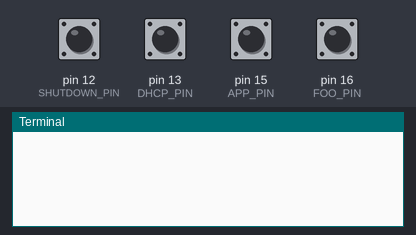
This program was run on a simulated Raspberry Pi (header pin numbers). On the bench: the last lines printed to the terminal. Inputs (shaded band) come from the test bench; at power-on: pin 12 (SHUTDOWN_PIN), pin 13 (DHCP_PIN), pin 15 (APP_PIN), pin 16 (FOO_PIN) HIGH. The clock reads 2024-03-15 10:24:30 at power-on unless the program sets it.

Above: at 1.2 s.
1.3 s: pin 12 (SHUTDOWN_PIN) pulled LOW for 0.15 s
At 2.4 s:
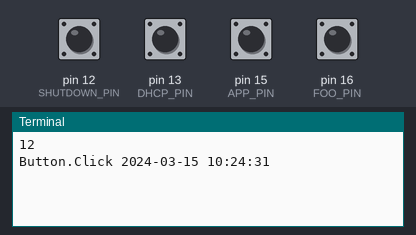
2.9 s: pin 13 (DHCP_PIN) pulled LOW for 0.15 s
At 3.6 s:
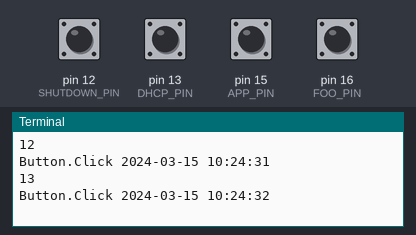
4.5 s: pin 15 (APP_PIN) pulled LOW for 0.15 s
At 4.9 s:
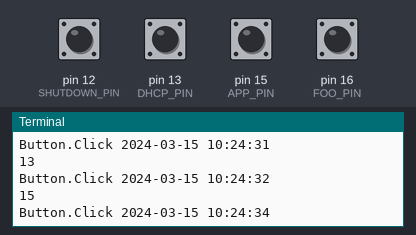
6.1 s: pin 16 (FOO_PIN) pulled LOW for 0.15 s
At 7.3 s:
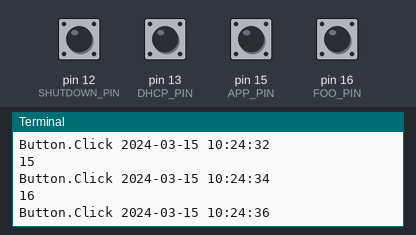
7.7 s: pin 12 (SHUTDOWN_PIN) pulled LOW for 1 s
At 8.5 s:
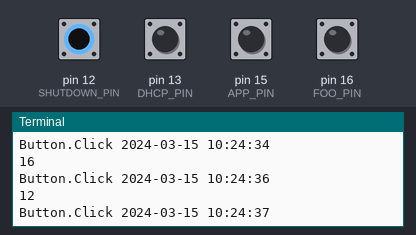
10.2 s: pin 13 (DHCP_PIN) pulled LOW for 1 s
At 11.6 s:
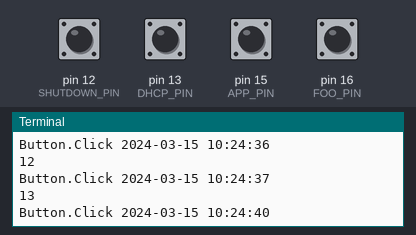
Timing chart, 0 to 13.2 s (numbered marks = the images above; inputs shaded):
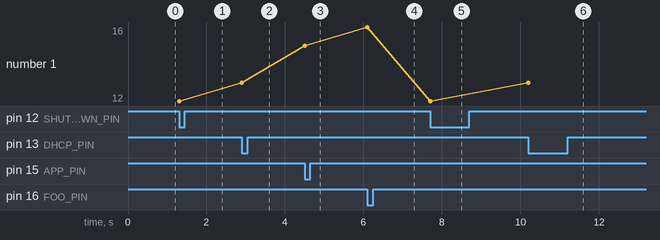

The program:

shortcut.py
```python
import RPi.GPIO as GPIO
import time
import subprocess
import os

GPIO.setmode(GPIO.BOARD)
FOO_PIN = 16
APP_PIN = 15
DHCP_PIN = 13
SHUTDOWN_PIN = 12
BOUNCE_TIME = 400
GPIO.setup(FOO_PIN, GPIO.IN, pull_up_down=GPIO.PUD_UP)
GPIO.setup(APP_PIN, GPIO.IN, pull_up_down=GPIO.PUD_UP)
GPIO.setup(DHCP_PIN, GPIO.IN, pull_up_down=GPIO.PUD_UP)
GPIO.setup(SHUTDOWN_PIN, GPIO.IN, pull_up_down=GPIO.PUD_UP)

sudoPassword = 'raspberry'
app_sh = '/home/pi/pyconapac-rpi/sh/regist.sh'
dhcp_sh = '/home/pi/pyconapac-rpi/sh/dhcp.sh'
shutdown_sh = '/home/pi/pyconapac-rpi/sh/shutdown.sh'

def callback_function(channel):
    print channel
    print("Button.Click"), time.strftime("%Y-%m-%d %H:%M:%S")

    if channel == FOO_PIN:
        os.system('echo %s|sudo -u pi %s' % (sudoPassword, app_sh))
    elif channel == APP_PIN:
        os.system('echo %s|sudo -u pi %s' % (sudoPassword, app_sh))
    elif channel == DHCP_PIN:
        os.system('echo %s|sudo -u pi %s' % (sudoPassword, dhcp_sh))
    elif channel == SHUTDOWN_PIN:
        #subprocess.Popen('xhost +local:;env DISPLAY=:0.0 python /home/pi/dialog.py', shell=True, stdout=subprocess.PIPE, stderr=subprocess.STDOUT)
        os.system('echo %s|sudo -u pi %s' % (sudoPassword, shutdown_sh))

try:
    GPIO.add_event_detect(FOO_PIN, GPIO.FALLING, callback=callback_function, bouncetime=BOUNCE_TIME)
    GPIO.add_event_detect(APP_PIN, GPIO.FALLING, callback=callback_function, bouncetime=BOUNCE_TIME)
    GPIO.add_event_detect(DHCP_PIN, GPIO.FALLING, callback=callback_function, bouncetime=BOUNCE_TIME)
    GPIO.add_event_detect(SHUTDOWN_PIN, GPIO.FALLING, callback=callback_function, bouncetime=BOUNCE_TIME)

    while True:
        time.sleep(10)

except KeyboardInterrupt:
    print "Exception: KeyboardInterrupt"

finally:
    GPIO.cleanup()
```

Measured:
- after the input at 1.3 s, the terminal: prints a new line at once (image 1)
- after the input at 2.9 s, the terminal: prints a new line at once (image 2)
- after the input at 4.5 s, the terminal: prints a new line at once (image 3)
- after the input at 6.1 s, the terminal: prints a new line at once (image 4)
- after the input at 7.7 s, the terminal: prints a new line at once (image 5)
- after the input at 10.2 s, the terminal: prints a new line at once (image 6)
- plotted number 1: 12 → 13 after the input at 2.9 s, 13 → 15 after the input at 4.5 s, 15 → 16 after the input at 6.1 s, 16 → 12 after the input at 7.7 s, 12 → 13 after the input at 10.2 s
